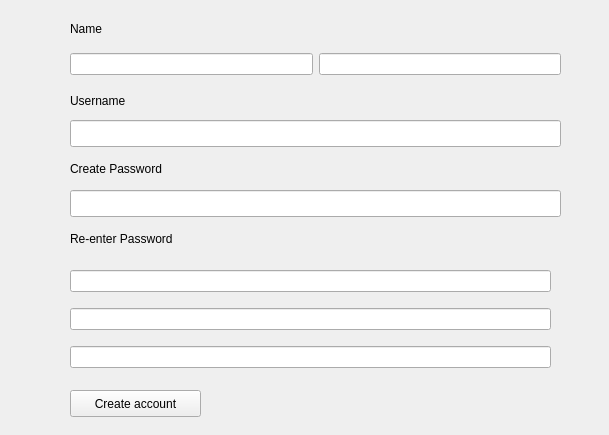
<?xml version="1.0" encoding="UTF-8"?>
<ui version="4.0">
 <class>New_User</class>
 <widget class="QDialog" name="New_User">
  <property name="geometry">
   <rect>
    <x>0</x>
    <y>0</y>
    <width>609</width>
    <height>435</height>
   </rect>
  </property>
  <property name="windowTitle">
   <string>New User</string>
  </property>
  <property name="autoFillBackground">
   <bool>true</bool>
  </property>
  <widget class="QLabel" name="Name">
   <property name="geometry">
    <rect>
     <x>70</x>
     <y>20</y>
     <width>67</width>
     <height>17</height>
    </rect>
   </property>
   <property name="text">
    <string>Name</string>
   </property>
  </widget>
  <widget class="QLabel" name="label_2">
   <property name="geometry">
    <rect>
     <x>70</x>
     <y>90</y>
     <width>81</width>
     <height>21</height>
    </rect>
   </property>
   <property name="text">
    <string>Username</string>
   </property>
  </widget>
  <widget class="QPushButton" name="createaccount">
   <property name="geometry">
    <rect>
     <x>70</x>
     <y>390</y>
     <width>131</width>
     <height>27</height>
    </rect>
   </property>
   <property name="text">
    <string>Create account</string>
   </property>
   <property name="autoDefault">
    <bool>false</bool>
   </property>
  </widget>
  <widget class="QLineEdit" name="username1_lineedit">
   <property name="geometry">
    <rect>
     <x>70</x>
     <y>120</y>
     <width>491</width>
     <height>27</height>
    </rect>
   </property>
   <property name="focusPolicy">
    <enum>Qt::ClickFocus</enum>
   </property>
  </widget>
  <widget class="QLabel" name="label_3">
   <property name="geometry">
    <rect>
     <x>70</x>
     <y>160</y>
     <width>121</width>
     <height>17</height>
    </rect>
   </property>
   <property name="text">
    <string>Create Password</string>
   </property>
  </widget>
  <widget class="QLabel" name="label_4">
   <property name="geometry">
    <rect>
     <x>70</x>
     <y>230</y>
     <width>141</width>
     <height>17</height>
    </rect>
   </property>
   <property name="text">
    <string>Re-enter Password</string>
   </property>
  </widget>
  <widget class="QLineEdit" name="password1_lineedit">
   <property name="geometry">
    <rect>
     <x>70</x>
     <y>190</y>
     <width>491</width>
     <height>27</height>
    </rect>
   </property>
   <property name="focusPolicy">
    <enum>Qt::ClickFocus</enum>
   </property>
   <property name="echoMode">
    <enum>QLineEdit::Password</enum>
   </property>
  </widget>
  <widget class="QWidget" name="layoutWidget">
   <property name="geometry">
    <rect>
     <x>70</x>
     <y>50</y>
     <width>491</width>
     <height>29</height>
    </rect>
   </property>
   <layout class="QHBoxLayout" name="horizontalLayout">
    <item>
     <widget class="QLineEdit" name="name_lineedit">
      <property name="enabled">
       <bool>true</bool>
      </property>
      <property name="focusPolicy">
       <enum>Qt::ClickFocus</enum>
      </property>
      <property name="contextMenuPolicy">
       <enum>Qt::DefaultContextMenu</enum>
      </property>
      <property name="acceptDrops">
       <bool>true</bool>
      </property>
      <property name="text">
       <string/>
      </property>
      <property name="frame">
       <bool>true</bool>
      </property>
      <property name="cursorPosition">
       <number>0</number>
      </property>
      <property name="placeholderText">
       <string/>
      </property>
     </widget>
    </item>
    <item>
     <widget class="QLineEdit" name="surname_lineedit">
      <property name="focusPolicy">
       <enum>Qt::ClickFocus</enum>
      </property>
      <property name="text">
       <string/>
      </property>
     </widget>
    </item>
   </layout>
  </widget>
  <widget class="QWidget" name="">
   <property name="geometry">
    <rect>
     <x>70</x>
     <y>260</y>
     <width>481</width>
     <height>121</height>
    </rect>
   </property>
   <layout class="QVBoxLayout" name="verticalLayout">
    <item>
     <widget class="QLineEdit" name="repassword_lineedit">
      <property name="focusPolicy">
       <enum>Qt::ClickFocus</enum>
      </property>
      <property name="echoMode">
       <enum>QLineEdit::Password</enum>
      </property>
     </widget>
    </item>
    <item>
     <widget class="QLineEdit" name="securityquestion">
      <property name="focusPolicy">
       <enum>Qt::ClickFocus</enum>
      </property>
      <property name="text">
       <string/>
      </property>
     </widget>
    </item>
    <item>
     <widget class="QLineEdit" name="answer">
      <property name="cursor">
       <cursorShape>IBeamCursor</cursorShape>
      </property>
      <property name="focusPolicy">
       <enum>Qt::ClickFocus</enum>
      </property>
      <property name="text">
       <string/>
      </property>
      <property name="frame">
       <bool>true</bool>
      </property>
      <property name="dragEnabled">
       <bool>false</bool>
      </property>
      <property name="clearButtonEnabled">
       <bool>false</bool>
      </property>
     </widget>
    </item>
   </layout>
  </widget>
  <zorder>layoutWidget</zorder>
  <zorder>Name</zorder>
  <zorder>label_2</zorder>
  <zorder>createaccount</zorder>
  <zorder>username1_lineedit</zorder>
  <zorder>label_3</zorder>
  <zorder>label_4</zorder>
  <zorder>password1_lineedit</zorder>
  <zorder>repassword_lineedit</zorder>
  <zorder>securityquestion</zorder>
  <zorder>answer</zorder>
 </widget>
 <resources/>
 <connections/>
</ui>
